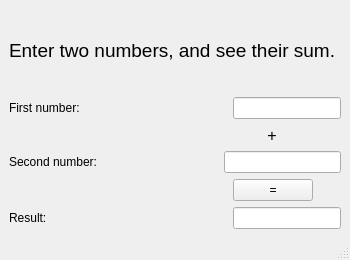
<?xml version="1.0" encoding="UTF-8"?>
<ui version="4.0">
 <class>calculator</class>
 <widget class="QMainWindow" name="calculator">
  <property name="geometry">
   <rect>
    <x>0</x>
    <y>0</y>
    <width>350</width>
    <height>260</height>
   </rect>
  </property>
  <property name="windowTitle">
   <string>calculator</string>
  </property>
  <widget class="QWidget" name="centralwidget">
   <layout class="QVBoxLayout" name="verticalLayout_5">
    <item>
     <layout class="QVBoxLayout" name="verticalLayout_4">
      <item>
       <widget class="QLabel" name="L_UserMission">
        <property name="font">
         <font>
          <pointsize>14</pointsize>
         </font>
        </property>
        <property name="text">
         <string>Enter two numbers, and see their sum.</string>
        </property>
       </widget>
      </item>
      <item>
       <layout class="QVBoxLayout" name="verticalLayout_3">
        <item>
         <layout class="QVBoxLayout" name="verticalLayout">
          <item>
           <layout class="QHBoxLayout" name="horizontalLayout_3">
            <item>
             <widget class="QLabel" name="L_FirstValue">
              <property name="text">
               <string>First number: </string>
              </property>
             </widget>
            </item>
            <item>
             <spacer name="horizontalSpacer_2">
              <property name="orientation">
               <enum>Qt::Horizontal</enum>
              </property>
              <property name="sizeHint" stdset="0">
               <size>
                <width>40</width>
                <height>20</height>
               </size>
              </property>
             </spacer>
            </item>
            <item>
             <spacer name="horizontalSpacer_3">
              <property name="orientation">
               <enum>Qt::Horizontal</enum>
              </property>
              <property name="sizeHint" stdset="0">
               <size>
                <width>40</width>
                <height>20</height>
               </size>
              </property>
             </spacer>
            </item>
            <item>
             <widget class="QLineEdit" name="FirstNumber"/>
            </item>
           </layout>
          </item>
          <item>
           <layout class="QHBoxLayout" name="horizontalLayout_6">
            <item>
             <spacer name="horizontalSpacer_5">
              <property name="orientation">
               <enum>Qt::Horizontal</enum>
              </property>
              <property name="sizeHint" stdset="0">
               <size>
                <width>40</width>
                <height>20</height>
               </size>
              </property>
             </spacer>
            </item>
            <item>
             <spacer name="horizontalSpacer_7">
              <property name="orientation">
               <enum>Qt::Horizontal</enum>
              </property>
              <property name="sizeHint" stdset="0">
               <size>
                <width>40</width>
                <height>20</height>
               </size>
              </property>
             </spacer>
            </item>
            <item>
             <spacer name="horizontalSpacer_6">
              <property name="orientation">
               <enum>Qt::Horizontal</enum>
              </property>
              <property name="sizeHint" stdset="0">
               <size>
                <width>40</width>
                <height>20</height>
               </size>
              </property>
             </spacer>
            </item>
            <item>
             <spacer name="horizontalSpacer_14">
              <property name="orientation">
               <enum>Qt::Horizontal</enum>
              </property>
              <property name="sizeHint" stdset="0">
               <size>
                <width>40</width>
                <height>20</height>
               </size>
              </property>
             </spacer>
            </item>
            <item>
             <widget class="QLabel" name="L_Plus">
              <property name="font">
               <font>
                <pointsize>12</pointsize>
               </font>
              </property>
              <property name="text">
               <string>+</string>
              </property>
              <property name="scaledContents">
               <bool>false</bool>
              </property>
              <property name="alignment">
               <set>Qt::AlignCenter</set>
              </property>
              <property name="wordWrap">
               <bool>false</bool>
              </property>
             </widget>
            </item>
            <item>
             <spacer name="horizontalSpacer_4">
              <property name="orientation">
               <enum>Qt::Horizontal</enum>
              </property>
              <property name="sizeHint" stdset="0">
               <size>
                <width>40</width>
                <height>20</height>
               </size>
              </property>
             </spacer>
            </item>
           </layout>
          </item>
          <item>
           <layout class="QHBoxLayout" name="horizontalLayout_2">
            <item>
             <layout class="QHBoxLayout" name="horizontalLayout_5"/>
            </item>
            <item>
             <widget class="QLabel" name="L_SecondValue">
              <property name="text">
               <string>Second number: </string>
              </property>
             </widget>
            </item>
            <item>
             <spacer name="horizontalSpacer">
              <property name="orientation">
               <enum>Qt::Horizontal</enum>
              </property>
              <property name="sizeHint" stdset="0">
               <size>
                <width>40</width>
                <height>20</height>
               </size>
              </property>
             </spacer>
            </item>
            <item>
             <widget class="QLineEdit" name="SecondNumber"/>
            </item>
           </layout>
          </item>
         </layout>
        </item>
        <item>
         <layout class="QVBoxLayout" name="verticalLayout_2">
          <item>
           <layout class="QHBoxLayout" name="horizontalLayout_4">
            <item>
             <spacer name="horizontalSpacer_8">
              <property name="orientation">
               <enum>Qt::Horizontal</enum>
              </property>
              <property name="sizeHint" stdset="0">
               <size>
                <width>40</width>
                <height>20</height>
               </size>
              </property>
             </spacer>
            </item>
            <item>
             <spacer name="horizontalSpacer_10">
              <property name="orientation">
               <enum>Qt::Horizontal</enum>
              </property>
              <property name="sizeHint" stdset="0">
               <size>
                <width>40</width>
                <height>20</height>
               </size>
              </property>
             </spacer>
            </item>
            <item>
             <spacer name="horizontalSpacer_11">
              <property name="orientation">
               <enum>Qt::Horizontal</enum>
              </property>
              <property name="sizeHint" stdset="0">
               <size>
                <width>40</width>
                <height>20</height>
               </size>
              </property>
             </spacer>
            </item>
            <item>
             <spacer name="horizontalSpacer_12">
              <property name="orientation">
               <enum>Qt::Horizontal</enum>
              </property>
              <property name="sizeHint" stdset="0">
               <size>
                <width>40</width>
                <height>20</height>
               </size>
              </property>
             </spacer>
            </item>
            <item>
             <spacer name="horizontalSpacer_13">
              <property name="orientation">
               <enum>Qt::Horizontal</enum>
              </property>
              <property name="sizeHint" stdset="0">
               <size>
                <width>40</width>
                <height>20</height>
               </size>
              </property>
             </spacer>
            </item>
            <item>
             <spacer name="horizontalSpacer_15">
              <property name="orientation">
               <enum>Qt::Horizontal</enum>
              </property>
              <property name="sizeHint" stdset="0">
               <size>
                <width>40</width>
                <height>20</height>
               </size>
              </property>
             </spacer>
            </item>
            <item>
             <spacer name="horizontalSpacer_16">
              <property name="orientation">
               <enum>Qt::Horizontal</enum>
              </property>
              <property name="sizeHint" stdset="0">
               <size>
                <width>40</width>
                <height>20</height>
               </size>
              </property>
             </spacer>
            </item>
            <item>
             <spacer name="horizontalSpacer_17">
              <property name="orientation">
               <enum>Qt::Horizontal</enum>
              </property>
              <property name="sizeHint" stdset="0">
               <size>
                <width>40</width>
                <height>20</height>
               </size>
              </property>
             </spacer>
            </item>
            <item>
             <widget class="QPushButton" name="PushForResult">
              <property name="text">
               <string>=</string>
              </property>
             </widget>
            </item>
            <item>
             <spacer name="horizontalSpacer_9">
              <property name="orientation">
               <enum>Qt::Horizontal</enum>
              </property>
              <property name="sizeHint" stdset="0">
               <size>
                <width>40</width>
                <height>20</height>
               </size>
              </property>
             </spacer>
            </item>
           </layout>
          </item>
          <item>
           <layout class="QHBoxLayout" name="horizontalLayout">
            <item>
             <widget class="QLabel" name="L_Result">
              <property name="text">
               <string>Result: </string>
              </property>
             </widget>
            </item>
            <item>
             <spacer name="horizontalSpacer_18">
              <property name="orientation">
               <enum>Qt::Horizontal</enum>
              </property>
              <property name="sizeHint" stdset="0">
               <size>
                <width>40</width>
                <height>20</height>
               </size>
              </property>
             </spacer>
            </item>
            <item>
             <spacer name="horizontalSpacer_19">
              <property name="orientation">
               <enum>Qt::Horizontal</enum>
              </property>
              <property name="sizeHint" stdset="0">
               <size>
                <width>40</width>
                <height>20</height>
               </size>
              </property>
             </spacer>
            </item>
            <item>
             <widget class="QLineEdit" name="Result"/>
            </item>
           </layout>
          </item>
         </layout>
        </item>
       </layout>
      </item>
     </layout>
    </item>
   </layout>
  </widget>
  <widget class="QMenuBar" name="menubar">
   <property name="geometry">
    <rect>
     <x>0</x>
     <y>0</y>
     <width>350</width>
     <height>21</height>
    </rect>
   </property>
  </widget>
  <widget class="QStatusBar" name="statusbar"/>
 </widget>
 <resources/>
 <connections/>
</ui>
